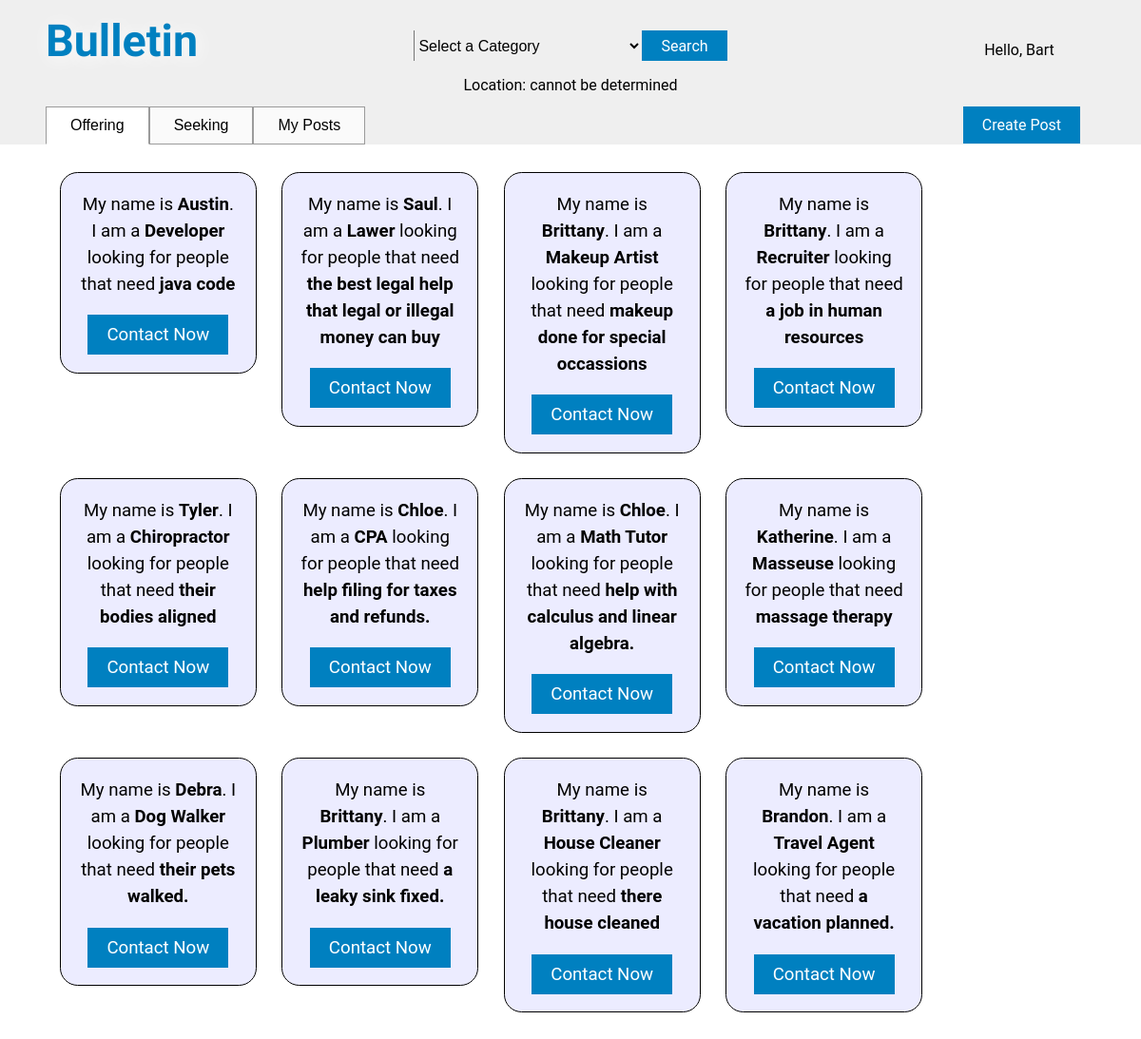
/board.php (signed in), run on the app's committed database.
### tables this page shows
CREATE TABLE `post` (
  `ID` int(11) NOT NULL,
  `type` varchar(20) NOT NULL,
  `name` varchar(60) NOT NULL,
  `date` datetime NOT NULL DEFAULT CURRENT_TIMESTAMP,
  `category` varchar(20) NOT NULL,
  `occupation` varchar(20) NOT NULL,
  `body_description` varchar(255) NOT NULL,
  `due_date` varchar(20) DEFAULT NULL,
  `contact` varchar(20) NOT NULL
);

### assets/scripts/model.php (called while the page is built, shortened)
<?php
class accountDatabaseAdapter {
	private $DB;
	public function __construct() {
		$db = 'mysql:dbname=bulletin_db;host=127.0.0.1;charset=utf8';
		$user = 'root';
		$password = '';
		try {
			$this->DB = new PDO ( $db, $user, $password );
			$this->DB->setAttribute ( PDO::ATTR_ERRMODE, PDO::ERRMODE_EXCEPTION );
		} catch ( PDOException $e ) {
			echo ('Error Establishing Connection');
			exit ();
		}
	}
	public function getAllOfferingPosts(){
		$stmt = $this->DB->prepare ( "SELECT * FROM post WHERE type='offering';" );
		$stmt->execute ();
		$arr = $stmt->fetchAll();
		return $arr;
	}
}
?>

### board.php (the view, shortened to what this page needs)
<?php
include 'assets/scripts/model.php';
$accountDatabaseAdapter = new accountDatabaseAdapter ();
?>
<!DOCTYPE html>
<html>
<head>
<link href="assets/style/main.css" type="text/css" rel="stylesheet">
</head>
<body>
	<div id="head">
		<div class="logo">
			<h1 class="textlogo">Bulletin</h1>
		</div>
		<div class="headright">
			<div class="dropdown">
				<div id="usersname">Hello, <?php echo $_SESSION['user'];?></div>
			</div>
		</div>
		<form id="searchForm" action="assets/scripts/controller.php"
			method="post">
			<div id="searcharea">
				<div class="mainsearch">
					<select id="categories" class="categories" name="categories">
					<?php
					if (isset ( $_GET ['category'] ) && $_GET ['category'] === 'All Categories') {
						echo file_get_contents ( './categories.txt', true );
					} else if (isset ( $_GET ['category'] )) {
						echo '<option selected="selected" value="' . $_GET ['category'] . '">' . $_GET ['category'] . '</option>';
						echo file_get_contents ( './categories.txt', true );
					}
					else {
						echo '<option selected="selected" disabled="disabled">Select a Category</option>';
					}
					?>
				</select>
					<button id="searchbutton">Search</button>
				</div>
				<div id="location"></div>
			</div>
		</form>
	</div>
	<div class="tab">
		<button id="home" class="sectionl" onclick="openPage('Offering')">Offering</button>
		<button class="sectionl" onclick="openPage('Seeking')">Seeking</button>
		<button class="sectionl" onclick="openPage('MyPosts')">My Posts</button>
		<div id="newpostbutton">
			<button class="mainbuttons">Create Post</button>
		</div>
	</div>
	<div id="Offering" class="boardcontent">
	<?php
	if (isset ( $_GET ['category'] ) && ($_GET ['category'] !== 'All Categories')) {
		$arr = $accountDatabaseAdapter->searchOfferingPosts ( $_GET ['category'] );
	} else {
		$arr = $accountDatabaseAdapter->getAllOfferingPosts ();
	}
	if (sizeof ( $arr ) == 0) {
		$result = 'There are currently no offering posts for ' . $_GET ['category'];
		echo $result;
	} else {
		foreach ( array_reverse ( $arr ) as $item ) {
			$result = '<div class="offeringposttemplate"><p class="livepostcontent">My name is <span class="userinputtedfield">' . $item ['name'] . '</span>. I am a <span class="userinputtedfield">' . $item ['occupation'] . '</span> looking for people that need <span class="userinputtedfield">' . $item ['body_description'] . '</span></p><button id="contactbutton" class="USERID" onclick="window.location.href=\'mailto:' . $item ['contact'] . '\'">Contact Now<br></button></div>';
			echo $result;
		}
	}
	?>
	</div>
</body>
</html>

### assets/style/main.css (style rules this page uses)
html, body { margin: 0px; height: 100vh; min-width: 1085px; }
::placeholder { color: #5c5c5c; }
.mainbuttons { background-color: #0080c0; border: none; color: white; padding: 10px 20px; text-align: center; text-decoration: none; font-size: 12pt; font-family: "Roboto"; cursor: pointer; }
#searchbutton { background-color: #0080c0; border: none; color: white; padding: 5px 20px; text-align: center; text-decoration: none; font-size: 12pt; font-family: "Roboto"; cursor: pointer; height: 2em; }
#head { background-color: #efefef; height: 3em; padding: 1em 3em 3em 3em; }
.logo { float: left; width: 10em; }
.textlogo { font-family: 'Titillium Web', sans-serif; font-size: 35pt; color: #0080c0; text-shadow: 2px 2px 20px white; margin: 0; display: flex; flex-direction: column; justify-content: center; align-items: center; }
#searcharea { display: flex; flex-direction: column; justify-content: center; align-items: center; margin: 1em auto; width: 40em; }
.mainsearch { display: flex; justify-content: center; height: 3em; width: 40em; }
.headright { float: right; display: flex; flex-direction: column; justify-content: center; align-items: center; width: 20em; height: 6em; width: 10em; margin-top: -0.5em; }
#usersname { margin-bottom: .5em; font-family: 'Roboto', sans-serif; font-size: 12pt; cursor: pointer; }
#location { font-family: 'Roboto', sans-serif; font-size: 12pt; }
.categories { width: 15em; height: 2em; border-top: none; border-right: none; border-bottom: none; outline: none; font-size: 12pt; }
div.tab { overflow: hidden; background-color: #efefef; padding-left: 3em; }
div.tab button.sectionl { background-color: #fafafa; float: left; border-left: 1px solid #9b9b9b; border-right: 1px solid #9b9b9b; border-top: 1px solid #9b9b9b; border-bottom: 1px solid #9b9b9b; outline: none; cursor: pointer; padding: 10px 25px; transition: 0.1s; font-size: 12pt; }
div.tab button.sectionl.active { background-color: white; border-bottom: 1px solid white; }
#newpostbutton { float: right; margin-right: 4em; }
.boardcontent { display: none; float: left; padding: 1em 3.3em 1em 3.1em; }
.offeringposttemplate { display: inline-block; vertical-align: top; text-align: center; border: 1px solid black; border-radius: 1em; background-color: #ececff; font-size: 14pt; font-family: "Roboto"; margin: .7em; width: 9em; padding: 1em 1em; line-height: 1.5em; }
.livepostcontent { margin-top: 0; }
.userinputtedfield { font-weight: bold; }
#contactbutton { background-color: #0080c0; border: none; color: white; padding: 5px 20px; text-align: center; text-decoration: none; font-size: 14pt; font-family: "Roboto"; cursor: pointer; min-height: 42px; max-width: 160px; }

### data on the page
post: name "Austin", occupation "Developer", body_description "java code"
post: name "Saul", occupation "Lawer", body_description "the best legal help that legal or illegal money can buy"
post: name "Brittany", occupation "Makeup Artist", body_description "makeup done for special occassions"
post: name "Brittany", occupation "Recruiter", body_description "a job in human resources"
post: name "Tyler", occupation "Chiropractor", body_description "their bodies aligned"
post: name "Chloe", occupation "CPA", body_description "help filing for taxes and refunds."
post: name "Chloe", occupation "Math Tutor", body_description "help with calculus and linear algebra."
post: name "Katherine", occupation "Masseuse", body_description "massage therapy"
post: name "Debra", occupation "Dog Walker", body_description "their pets walked."
post: name "Brittany", occupation "Plumber", body_description "a leaky sink fixed."
post: name "Brittany", occupation "House Cleaner", body_description "there house cleaned"
post: name "Brandon", occupation "Travel Agent", body_description "a vacation planned."

### other printed values
$_SESSION['user'] "Bart"
